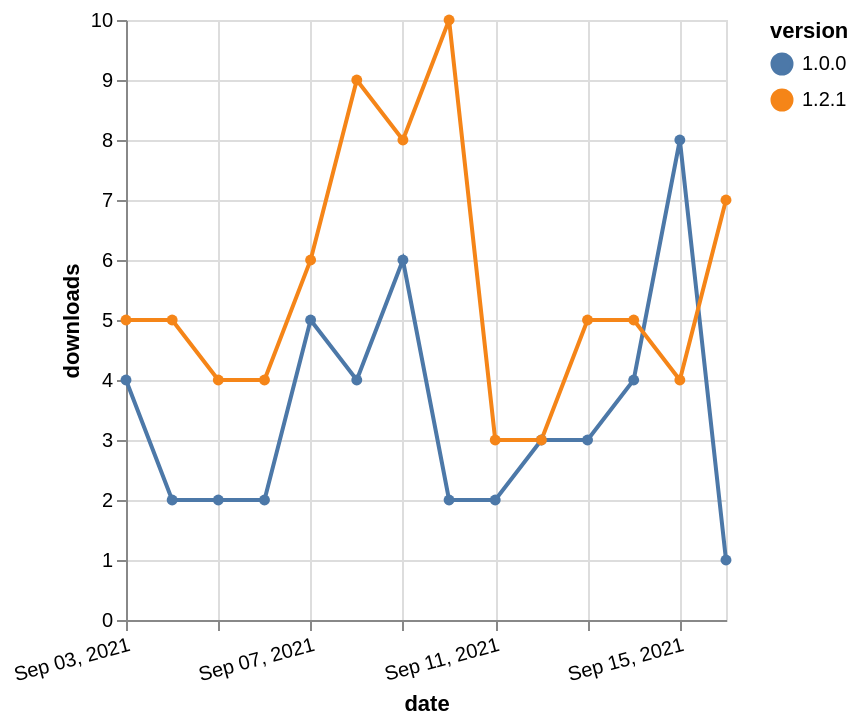

Describe this chart as a Vega-Lite specification.
### Vega-Lite specification from a JSON file in a GitHub repository (floating-point values rounded to 4 significant figures)
{"$schema": "https://vega.github.io/schema/vega-lite/v5.json", "description": "A simple bar chart with embedded data.", "data": {"values": [{"date": "2021-09-03", "total": 1496, "delta": 4, "version": "1.0.0"}, {"date": "2021-09-04", "total": 1498, "delta": 2, "version": "1.0.0"}, {"date": "2021-09-05", "total": 1500, "delta": 2, "version": "1.0.0"}, {"date": "2021-09-06", "total": 1502, "delta": 2, "version": "1.0.0"}, {"date": "2021-09-07", "total": 1507, "delta": 5, "version": "1.0.0"}, {"date": "2021-09-08", "total": 1511, "delta": 4, "version": "1.0.0"}, {"date": "2021-09-09", "total": 1517, "delta": 6, "version": "1.0.0"}, {"date": "2021-09-10", "total": 1519, "delta": 2, "version": "1.0.0"}, {"date": "2021-09-11", "total": 1521, "delta": 2, "version": "1.0.0"}, {"date": "2021-09-12", "total": 1524, "delta": 3, "version": "1.0.0"}, {"date": "2021-09-13", "total": 1527, "delta": 3, "version": "1.0.0"}, {"date": "2021-09-14", "total": 1531, "delta": 4, "version": "1.0.0"}, {"date": "2021-09-15", "total": 1539, "delta": 8, "version": "1.0.0"}, {"date": "2021-09-16", "total": 1540, "delta": 1, "version": "1.0.0"}, {"date": "2021-09-03", "total": 528, "delta": 5, "version": "1.2.1"}, {"date": "2021-09-04", "total": 533, "delta": 5, "version": "1.2.1"}, {"date": "2021-09-05", "total": 537, "delta": 4, "version": "1.2.1"}, {"date": "2021-09-06", "total": 541, "delta": 4, "version": "1.2.1"}, {"date": "2021-09-07", "total": 547, "delta": 6, "version": "1.2.1"}, {"date": "2021-09-08", "total": 556, "delta": 9, "version": "1.2.1"}, {"date": "2021-09-09", "total": 564, "delta": 8, "version": "1.2.1"}, {"date": "2021-09-10", "total": 574, "delta": 10, "version": "1.2.1"}, {"date": "2021-09-11", "total": 577, "delta": 3, "version": "1.2.1"}, {"date": "2021-09-12", "total": 580, "delta": 3, "version": "1.2.1"}, {"date": "2021-09-13", "total": 585, "delta": 5, "version": "1.2.1"}, {"date": "2021-09-14", "total": 590, "delta": 5, "version": "1.2.1"}, {"date": "2021-09-15", "total": 594, "delta": 4, "version": "1.2.1"}, {"date": "2021-09-16", "total": 601, "delta": 7, "version": "1.2.1"}]}, "width": "container", "mark": {"type": "line", "point": {"filled": true}}, "encoding": {"x": {"field": "date", "type": "temporal", "timeUnit": "yearmonthdate", "title": "date", "axis": {"labelAngle": -15}}, "y": {"field": "delta", "type": "quantitative", "title": "downloads"}, "color": {"field": "version", "type": "nominal"}, "tooltip": {"field": "delta"}}}
